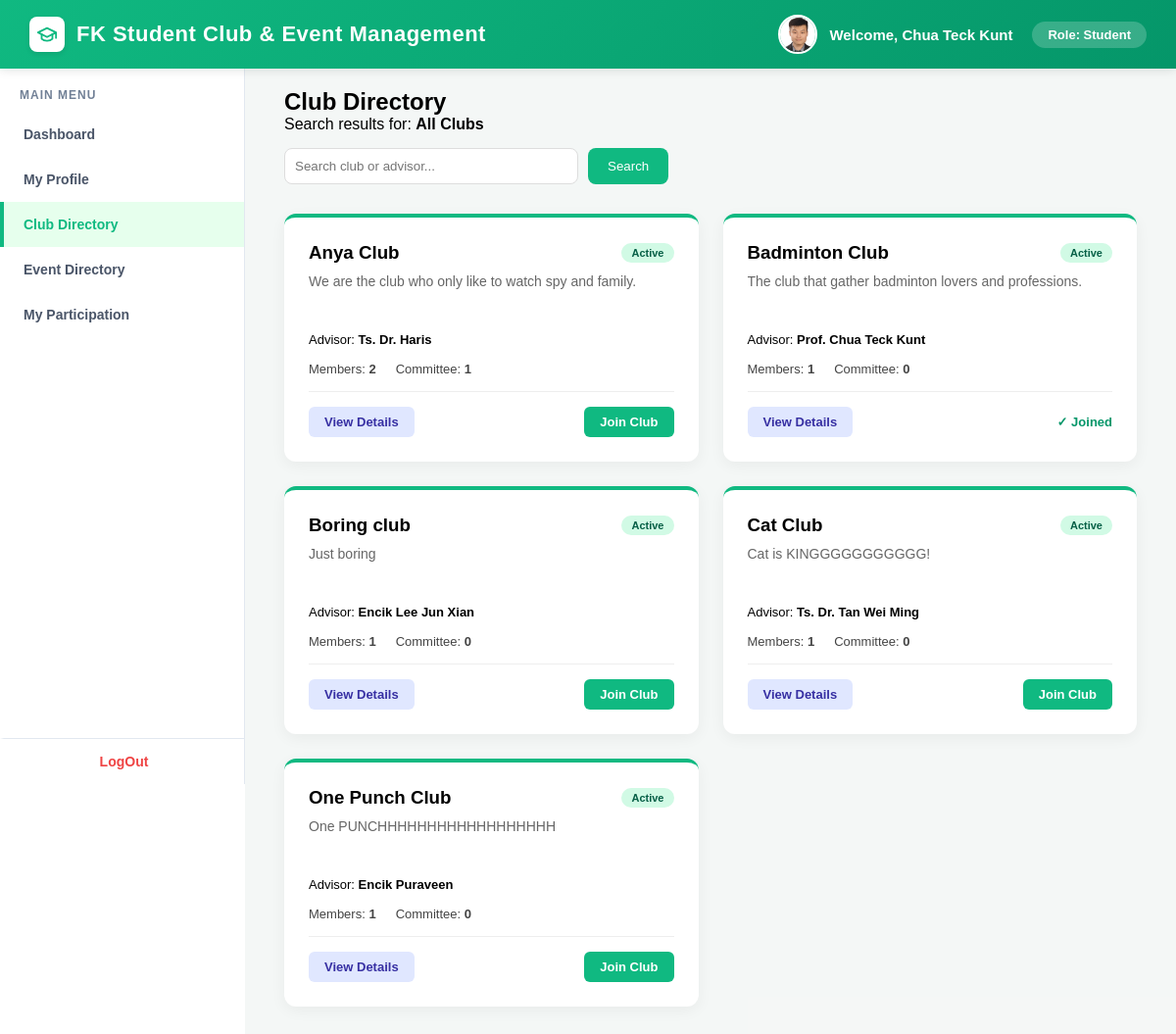
Page /student/club_directory.php (signed in) on the committed database.
### tables this page shows
CREATE TABLE `students` (
  `userID` varchar(100) NOT NULL,
  `stu_ID` varchar(10) DEFAULT NULL,
  `stu_name` varchar(100) DEFAULT NULL,
  `stu_email` varchar(100) DEFAULT NULL,
  `stu_address` varchar(255) DEFAULT NULL,
  `stu_role` varchar(50) DEFAULT NULL,
  `stu_contact_no` varchar(15) DEFAULT NULL,
  `stu_profile_photo` varchar(255) DEFAULT NULL
);

CREATE TABLE `club` (
  `clubID` varchar(100) NOT NULL,
  `club_name` varchar(100) DEFAULT NULL,
  `club_desc` varchar(100) DEFAULT NULL,
  `userID` varchar(100) DEFAULT NULL,
  `club_operational_status` varchar(100) DEFAULT NULL,
  `club_photo` varchar(255) DEFAULT NULL
);

### student/student_login_materials.php (called while the page is built, shortened)
<?php
require_once '../db_connection.php';
$userID = $_SESSION['userID'];
$username = $_SESSION['user_username'];
$active_role = $_SESSION['active_role'] ?? 'Student';
$sql_profile = "SELECT stu_ID, stu_name, stu_email, stu_contact_no, stu_address, stu_profile_photo FROM students WHERE userID = '$userID'";
$result_profile = mysqli_query($link, $sql_profile);
if ($result_profile && mysqli_num_rows($result_profile) > 0) {
    $row = mysqli_fetch_assoc($result_profile);
    $stu_name = !empty($row['stu_name']) ? $row['stu_name'] : $username;
    $photo_path = !empty($row['stu_profile_photo']) ? $row['stu_profile_photo'] : "";
}
?>

### student/club_directory.php (the view, shortened to what this page needs)
<?php
require_once 'student_login_materials.php';
$search = isset($_GET['search']) ? mysqli_real_escape_string($link, trim($_GET['search'])) : "";
$search_clause = $search ? "AND (c.club_name LIKE '%$search%' OR adm.admin_name LIKE '%$search%' OR stu.stu_name LIKE '%$search%')" : "";
$sql = "
    SELECT c.*,
           COALESCE(adm.admin_name, stu.stu_name, 'No Advisor') AS advisor_display,
           (SELECT COUNT(DISTINCT m2.userID) FROM membership m2 WHERE m2.clubID = c.clubID) as member_count,
           (SELECT COUNT(*)
            FROM membership m3
            JOIN membershiprole mr ON m3.roleID = mr.roleID
            WHERE m3.clubID = c.clubID
            AND mr.m_role_desc IN ('President', 'Vice President', 'Secretary', 'Treasurer')
           ) as committee_count
    FROM club c
    LEFT JOIN administrator adm ON c.userID = adm.userID
    LEFT JOIN students stu ON c.userID = stu.userID
    WHERE c.club_operational_status = 'Active' $search_clause
    GROUP BY c.clubID
    ORDER BY c.club_name ASC
";
$res_clubs = mysqli_query($link, $sql);
$clubs = [];
while ($r = mysqli_fetch_assoc($res_clubs)) { $clubs[] = $r; }
$joined_clubs = [];
$res_joined = mysqli_query($link, "SELECT clubID FROM membership WHERE userID='$userID'");
while ($r = mysqli_fetch_assoc($res_joined)) { $joined_clubs[] = $r['clubID']; }
?>
<!DOCTYPE html>
<html lang="en">
<head>
</head>
<body>
    <?php include 'student_background.php'; ?>
    <div class="content-area">
        <div class="club-grid-container">
            <div class="page-header">
                <h2>Club Directory</h2>
                <p>Search results for: <strong><?php echo $search ?: "All Clubs"; ?></strong></p>
            </div>
            <form method="GET" class="filter-bar" style="margin-bottom: 30px; display: flex; gap: 10px; margin-top: 15px;">
                <input type="text" name="search" placeholder="Search club or advisor..." value="<?php echo htmlspecialchars($search); ?>" style="padding: 10px; border-radius: 8px; border: 1px solid #ddd; width: 300px;">
                <button type="submit" style="padding: 10px 20px; background: #10b981; color: white; border: none; border-radius: 8px; cursor: pointer;">Search</button>
            </form>
            <div class="clubs-grid" style="display: grid; grid-template-columns: repeat(auto-fill, minmax(350px, 1fr)); gap: 25px;">
                <?php foreach ($clubs as $club): ?>
                    <div class="club-card">
                        <div style="display:flex; justify-content: space-between; align-items: center; margin-bottom: 10px;">
                            <h3 style="margin:0;"><?php echo htmlspecialchars($club['club_name']); ?></h3>
                            <span class="status-badge status-active"><?php echo $club['club_operational_status']; ?></span>
                        </div>
                        <p style="color: #666; font-size: 14px; height: 45px; overflow: hidden;"><?php echo htmlspecialchars($club['club_desc']); ?></p>
                        <div style="font-size: 13px; margin: 15px 0;">
                            Advisor: <strong><?php echo htmlspecialchars($club['advisor_display']); ?></strong>
                        </div>
                        <div style="display: flex; gap: 20px; font-size: 13px; color: #444; border-bottom: 1px solid #eee; padding-bottom: 15px; margin-bottom: 15px;">
                            <span>Members: <strong><?php echo $club['member_count']; ?></strong></span>
                            <span>Committee: <strong><?php echo $club['committee_count']; ?></strong></span>
                        </div>
                        <div style="display: flex; justify-content: space-between; align-items: center;">
                            <a href="club_details.php?clubID=<?php echo $club['clubID']; ?>" class="btn btn-view">View Details</a>
                            <?php if (in_array($club['clubID'], $joined_clubs)): ?>
                                <span style="color: #059669; font-weight: bold; font-size: 13px;">✓ Joined</span>
                            <?php else: ?>
                                <form method="POST" action="join_club.php"
                                    onsubmit="return confirm('Are you sure you want to join this club?');">
                                    <button type="submit" class="btn btn-join">Join Club</button>
                                </form>
                            <?php endif; ?>
                        </div>
                    </div>
                <?php endforeach; ?>
            </div>
        </div>
    </div>
</body>
</html>

### student/student_background.php (shortened to what this page needs)
<?php
$current_page = basename($_SERVER['PHP_SELF']);
?>
<?php if ($active_role === 'Student'): ?>
    <div class="student">
        <div class="top-bar">
            <div class="system-title">
                <div class="system-logo">
                    <svg xmlns="http://www.w3.org/2000/svg" width="22" height="22" viewBox="0 0 24 24" fill="none" stroke="currentColor" stroke-width="2" stroke-linecap="round" stroke-linejoin="round">
                        <path d="M22 10v6M2 10l10-5 10 5-10 5z"/>
                        <path d="M6 12v5c3 3 9 3 12 0v-5"/>
                     </svg>
                </div>
                FK Student Club & Event Management
            </div>
            <div class="user-profile-section">
                <div class="profile-group">
                    <div class="top-bar-photo">
                        <?php if (!empty($photo_path)): ?>
                            <img src="<?php echo htmlspecialchars($photo_path); ?>" alt="Profile" style="width: 100%; height: 100%; object-fit: cover;">
                        <?php else: ?>
                            <?php echo strtoupper(substr($stu_name, 0, 1)); ?>
                        <?php endif; ?>
                     </div>
                    <div class="welcome-text">Welcome, <?php echo htmlspecialchars($stu_name); ?></div>
                </div>
                <div class="role-badge">Role: <?php echo htmlspecialchars($active_role); ?></div>
            </div>
        </div>
        <div class="main-layout">
            <div class="sidebar">
                <div class="sidebar-title">Main Menu</div>
                <a href="student_dashboard.php" class="<?= ($current_page == 'student_dashboard.php') ? 'active' : '' ?>">Dashboard</a>
                <a href="profile_dashboard.php" class="<?= ($current_page == 'profile_dashboard.php') ? 'active' : '' ?>">My Profile</a>
                <a href="club_directory.php" class="<?= ($current_page == 'club_directory.php' || $current_page == 'club_details.php') ? 'active' : '' ?>">Club Directory</a>
                <a href="event_directory.php" class="<?= ($current_page == 'event_directory.php' || $current_page == 'browse_event.php') ? 'active' : '' ?>">Event Directory</a>
                <a href="student_participation_dashboard.php" class="<?= ($current_page == 'student_participation_dashboard.php') ? 'active' : '' ?>">My Participation</a>
                <a href="../logout.php" class="logout-btn">LogOut</a>
            </div>
<?php endif; ?>

### student/club_directory.php (style rules this page uses)
.main-layout { display: flex; flex: 1; position: relative; z-index: 1; }
.content-area { flex: 1; padding: 40px; overflow-y: auto; background: rgba(244, 247, 246, 0.95); }
.club-grid-container { display: flex; flex-direction: column; width: 100%; }
.club-card { background: white; border-radius: 12px; padding: 25px; box-shadow: 0 4px 15px rgba(0,0,0,0.05); border-top: 4px solid #10b981; }
.status-badge { padding: 4px 10px; border-radius: 20px; font-size: 11px; font-weight: bold; }
.status-active { background-color: #d1fae5; color: #065f46; }
.btn { padding: 8px 16px; border-radius: 6px; text-decoration: none; font-weight: bold; display: inline-block; font-size: 13px; }
.btn-view { background: #e0e7ff; color: #3730a3; }
.btn-join { background: #10b981; color: white; border: none; cursor: pointer; }

### student/student_background.php (style rules this page uses)
* { margin: 0; padding: 0; box-sizing: border-box; font-family: Arial, Helvetica, sans-serif; }
.student .top-bar { background: linear-gradient(135deg, #10b981 0%, #059669 100%); color: white; box-shadow: 0 2px 10px rgba(0,0,0,0.1); position: fixed; top: 0; left: 0; width: 100%; height: 70px; z-index: 1000; box-sizing: border-box; display: flex; justify-content: space-between; align-items: center; padding: 0 30px; }
.student .system-title { font-size: 22px; font-weight: bold; letter-spacing: 0.5px; display: flex; align-items: center; gap: 12px; }
.student .system-logo { width: 36px; height: 36px; background-color: white; color: #10b981; border-radius: 8px; display: flex; justify-content: center; align-items: center; box-shadow: 0 2px 5px rgba(0,0,0,0.1); }
.student .user-profile-section { display: flex; align-items: center; gap: 20px; }
.student .profile-group { display: flex; align-items: center; gap: 12px; }
.student .top-bar-photo { width: 40px; height: 40px; background-color: rgba(255,255,255,0.2); border-radius: 50%; border: 2px solid white; display: flex; justify-content: center; align-items: center; overflow: hidden; font-size: 14px; font-weight: bold; }
.student .welcome-text { font-size: 15px; font-weight: bold; }
.student .role-badge { background-color: rgba(255,255,255,0.2); padding: 6px 16px; border-radius: 20px; font-size: 13px; font-weight: bold; }
.student .main-layout { display: flex; flex: 1; overflow: hidden; }
.student .sidebar { position: fixed; height: calc(100vh - 70px); overflow-y: auto; box-sizing: border-box; top: 70px; width: 250px; background-color: white; border-right: 1px solid #e2e8f0; padding-top: 20px; display: flex; flex-direction: column; flex-shrink: 0; }
.student .sidebar-title { padding: 0 20px 10px 20px; font-size: 12px; text-transform: uppercase; color: #718096; font-weight: bold; letter-spacing: 1px; }
.student .sidebar a { padding: 15px 20px; color: #4a5568; text-decoration: none; font-weight: bold; font-size: 14px; border-left: 4px solid transparent; transition: all 0.3s; }
.student .sidebar a.active { background-color: #e6ffed; color: #10b981; border-left: 4px solid #10b981; }
.student .logout-btn { margin-top: auto; border-top: 1px solid #e2e8f0; color: #ef4444 !important; text-align: center; }
.student .content-area { flex: 1; padding: 40px; overflow-y: auto; width: calc(100% - 250px); margin-left: 250px; padding-top: 90px; min-height: 100vh; box-sizing: border-box; }

### rows in the picture
students: stu_profile_photo (picture), stu_name "Chua Teck Kunt"
club: club_name "Anya Club", club_operational_status "Active", club_desc "We are the club who only like to watch spy and family.", advisor_display "Ts. Dr. Haris", member_count "2", committee_count "1"
club: club_name "Badminton Club", club_operational_status "Active", club_desc "The club that gather badminton lovers and professions.", advisor_display "Prof. Chua Teck Kunt", member_count "1", committee_count "0", shows "✓ Joined"
club: club_name "Boring club", club_operational_status "Active", club_desc "Just boring", advisor_display "Encik Lee Jun Xian", member_count "1", committee_count "0"
club: club_name "Cat Club", club_operational_status "Active", club_desc "Cat is KINGGGGGGGGGGG!", advisor_display "Ts. Dr. Tan Wei Ming", member_count "1", committee_count "0"
club: club_name "One Punch Club", club_operational_status "Active", club_desc "One PUNCHHHHHHHHHHHHHHHHHH", advisor_display "Encik Puraveen", member_count "1", committee_count "0"

### other values in the picture
$active_role "Student"
$search ?: "All Clubs" "All Clubs"
